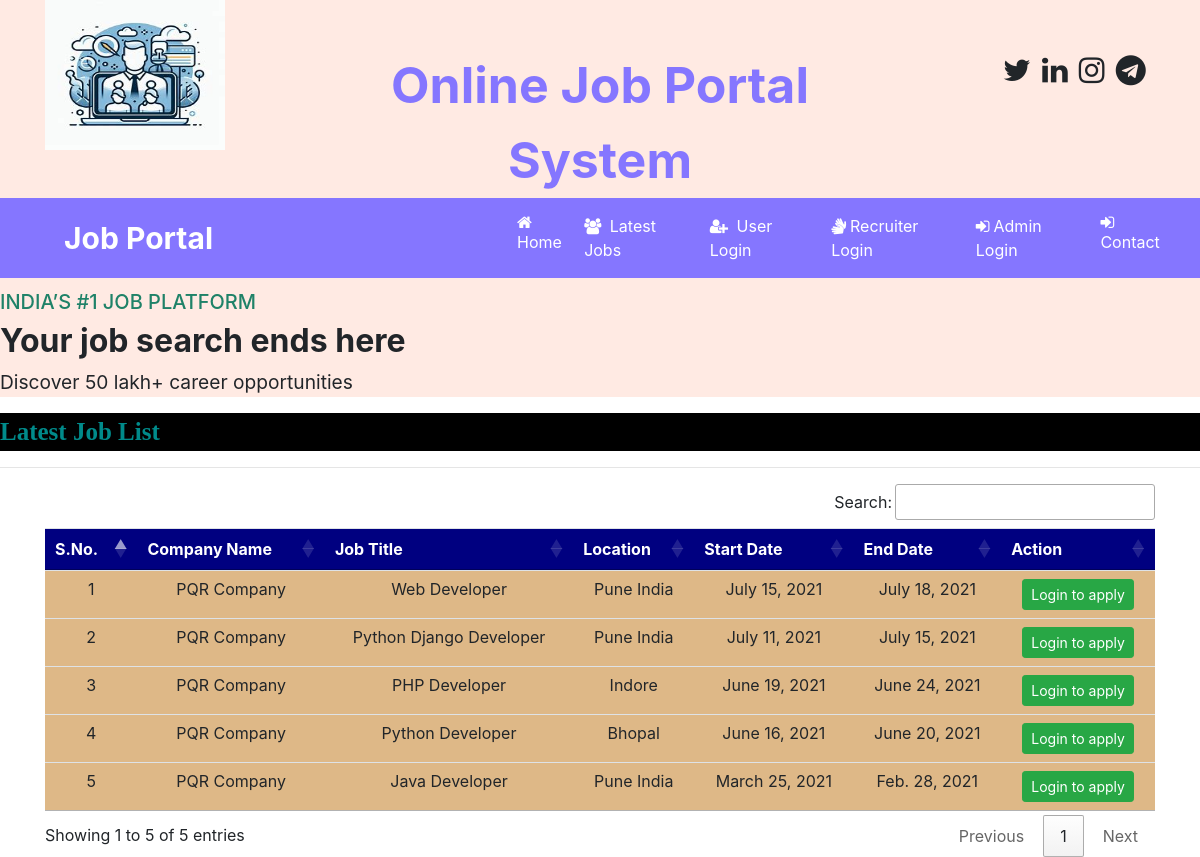
The page /latest_jobs on the database its author committed.
### job/models.py (models this page shows, shortened)
class Job(models.Model):
    recruiter = models.ForeignKey(Recruiter,on_delete=models.CASCADE)
    start_date = models.DateField()
    end_date = models.DateField()
    title = models.CharField(max_length=100)
    salary= models.FloatField(max_length=20)
    image = models.FileField()
    description = models.CharField(max_length=300)
    experience = models.CharField(max_length=50)
    location = models.CharField(max_length=100)
    skills = models.CharField(max_length=100)
    creationdate = models.DateField()

class Recruiter(models.Model):
    user = models.ForeignKey(User,on_delete=models.CASCADE)
    mobile = models.CharField(max_length=15,null=True)
    image = models.FileField(null=True)
    gender = models.CharField(max_length=10,null=True)
    company= models.CharField(max_length=100,null=True)
    type = models.CharField(max_length=15,null=True)
    status = models.CharField(max_length=20, null=True)

### job/views.py (the view)
# urls.py: path('latest_jobs',latest_jobs,name="latest_jobs"),
def latest_jobs(request):
    job = Job.objects.all().order_by('-start_date')
    d = {'job':job}
    return render(request,'latest_jobs.html',d)

### job/templates/latest_jobs.html (shortened to what this page needs)
{% load static %}
{% block body %}
{% include 'navigation.html' %}
<link rel="stylesheet" href="https://cdn.datatables.net/1.10.23/css/jquery.dataTables.min.css">
<link rel="stylesheet" href="https://cdn.datatables.net/buttons/1.6.5/css/buttons.dataTables.min.css">
<marquee style = "font-family : 'Monotype Corsiva' ; font-size : 25px ; color : darkcyan ; background-color : black ; font-weight : bold ; margin-top:1%">
    Latest Job List
</marquee>
<hr>
<div class="container">
<table class="table table-hover" id="example">
    <thead>
    <tr style = "background-color : #000080 ; color : white">
        <th>S.No.</th>
        <th>Company Name</th>
        <th>Job Title</th>
         <th>Location</th>
        <th>Start Date</th>
        <th>End Date</th>
        <th>Action</th>
    </tr>
    </thead>
    <tbody>
    {% for i in job %}
    <tr style = "background-color : #DEB887">
        <td>{{forloop.counter}}</td>
        <td>{{i.recruiter.company}}</td>
        <td>{{i.title}}</td>
<td>{{i.location}}</td>
        <td>{{i.start_date}}</td>
        <td>{{i.end_date}}</td>
        <td><a href="{% url 'user_login'%}" class="btn btn-success btn-sm" >Login to apply</a>
        </td>
    </tr>
    {% endfor %}
    </tbody>
</table>
</div>
{% endblock %}

### job/templates/latest_jobs.html (style rules this page uses)
tr { text-align : center }

### rows shown on the page
Job: recruiter.company "PQR Company", title "Web Developer", location "Pune India", start_date "July 15, 2021", end_date "July 18, 2021"
Job: recruiter.company "PQR Company", title "Python Django Developer", location "Pune India", start_date "July 11, 2021", end_date "July 15, 2021"
Job: recruiter.company "PQR Company", title "PHP Developer", location "Indore", start_date "June 19, 2021", end_date "June 24, 2021"
Job: recruiter.company "PQR Company", title "Python Developer", location "Bhopal", start_date "June 16, 2021", end_date "June 20, 2021"
Job: recruiter.company "PQR Company", title "Java Developer", location "Pune India", start_date "March 25, 2021", end_date "Feb. 28, 2021"
